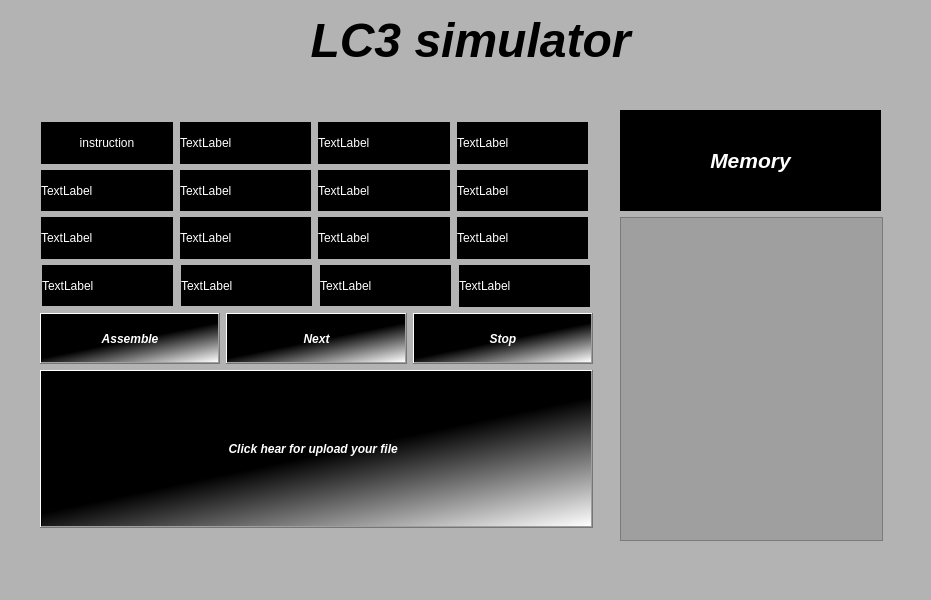
<?xml version="1.0" encoding="UTF-8"?>
<ui version="4.0">
 <class>MainWindow</class>
 <widget class="QMainWindow" name="MainWindow">
  <property name="geometry">
   <rect>
    <x>0</x>
    <y>0</y>
    <width>931</width>
    <height>600</height>
   </rect>
  </property>
  <property name="minimumSize">
   <size>
    <width>931</width>
    <height>600</height>
   </size>
  </property>
  <property name="maximumSize">
   <size>
    <width>931</width>
    <height>600</height>
   </size>
  </property>
  <property name="windowTitle">
   <string>MainWindow</string>
  </property>
  <property name="styleSheet">
   <string notr="true">background-color: rgb(179, 179, 179);</string>
  </property>
  <widget class="QWidget" name="centralwidget">
   <widget class="QLabel" name="label_16">
    <property name="geometry">
     <rect>
      <x>30</x>
      <y>10</y>
      <width>881</width>
      <height>61</height>
     </rect>
    </property>
    <property name="font">
     <font>
      <pointsize>36</pointsize>
      <italic>true</italic>
      <bold>true</bold>
     </font>
    </property>
    <property name="styleSheet">
     <string notr="true">color: rgb(255, 255, 255);
color: rgb(0, 0, 0);</string>
    </property>
    <property name="text">
     <string>LC3 simulator</string>
    </property>
    <property name="alignment">
     <set>Qt::AlignCenter</set>
    </property>
   </widget>
   <widget class="QWidget" name="layoutWidget">
    <property name="geometry">
     <rect>
      <x>620</x>
      <y>110</y>
      <width>263</width>
      <height>431</height>
     </rect>
    </property>
    <layout class="QVBoxLayout" name="verticalLayout_3">
     <item>
      <widget class="QLabel" name="memory_lable">
       <property name="minimumSize">
        <size>
         <width>261</width>
         <height>101</height>
        </size>
       </property>
       <property name="maximumSize">
        <size>
         <width>261</width>
         <height>101</height>
        </size>
       </property>
       <property name="styleSheet">
        <string notr="true">background-color: rgb(0, 0, 0);</string>
       </property>
       <property name="text">
        <string>&lt;html&gt;&lt;head/&gt;&lt;body&gt;&lt;p&gt;&lt;span style=&quot; font-size:16pt; font-weight:700; font-style:italic; color:#ffffff;&quot;&gt;Memory&lt;/span&gt;&lt;/p&gt;&lt;/body&gt;&lt;/html&gt;</string>
       </property>
       <property name="alignment">
        <set>Qt::AlignCenter</set>
       </property>
      </widget>
     </item>
     <item>
      <widget class="QTableWidget" name="memory_table">
       <property name="styleSheet">
        <string notr="true">background-color: rgb(159, 159, 159);
border-color: rgb(0, 0, 0);
border-color: qlineargradient(spread:pad, x1:1, y1:1, x2:1, y2:1, stop:0 rgba(0, 0, 0, 255), stop:1 rgba(255, 255, 255, 255));</string>
       </property>
      </widget>
     </item>
    </layout>
   </widget>
   <widget class="QWidget" name="layoutWidget">
    <property name="geometry">
     <rect>
      <x>40</x>
      <y>122</y>
      <width>553</width>
      <height>406</height>
     </rect>
    </property>
    <property name="minimumSize">
     <size>
      <width>553</width>
      <height>406</height>
     </size>
    </property>
    <property name="maximumSize">
     <size>
      <width>553</width>
      <height>406</height>
     </size>
    </property>
    <layout class="QVBoxLayout" name="verticalLayout">
     <item>
      <layout class="QVBoxLayout" name="verticalLayout_2">
       <item>
        <layout class="QGridLayout" name="gridLayout">
         <item row="1" column="3">
          <widget class="QLabel" name="label_MDR">
           <property name="minimumSize">
            <size>
             <width>131</width>
             <height>41</height>
            </size>
           </property>
           <property name="maximumSize">
            <size>
             <width>131</width>
             <height>41</height>
            </size>
           </property>
           <property name="styleSheet">
            <string notr="true">background-color: rgb(0, 0, 0);
color: rgb(255, 255, 255);</string>
           </property>
           <property name="text">
            <string>TextLabel</string>
           </property>
          </widget>
         </item>
         <item row="2" column="0">
          <widget class="QLabel" name="label_R0">
           <property name="minimumSize">
            <size>
             <width>132</width>
             <height>42</height>
            </size>
           </property>
           <property name="maximumSize">
            <size>
             <width>132</width>
             <height>42</height>
            </size>
           </property>
           <property name="styleSheet">
            <string notr="true">background-color: rgb(0, 0, 0);
color: rgb(255, 255, 255);</string>
           </property>
           <property name="text">
            <string>TextLabel</string>
           </property>
          </widget>
         </item>
         <item row="0" column="3">
          <widget class="QLabel" name="label_P">
           <property name="minimumSize">
            <size>
             <width>131</width>
             <height>42</height>
            </size>
           </property>
           <property name="maximumSize">
            <size>
             <width>131</width>
             <height>42</height>
            </size>
           </property>
           <property name="styleSheet">
            <string notr="true">background-color: rgb(0, 0, 0);
color: rgb(255, 255, 255);</string>
           </property>
           <property name="text">
            <string>TextLabel</string>
           </property>
          </widget>
         </item>
         <item row="2" column="1">
          <widget class="QLabel" name="label_R1">
           <property name="minimumSize">
            <size>
             <width>131</width>
             <height>42</height>
            </size>
           </property>
           <property name="maximumSize">
            <size>
             <width>131</width>
             <height>42</height>
            </size>
           </property>
           <property name="styleSheet">
            <string notr="true">background-color: rgb(0, 0, 0);
color: rgb(255, 255, 255);</string>
           </property>
           <property name="text">
            <string>TextLabel</string>
           </property>
          </widget>
         </item>
         <item row="0" column="1">
          <widget class="QLabel" name="label_N">
           <property name="minimumSize">
            <size>
             <width>131</width>
             <height>42</height>
            </size>
           </property>
           <property name="maximumSize">
            <size>
             <width>131</width>
             <height>42</height>
            </size>
           </property>
           <property name="styleSheet">
            <string notr="true">background-color: rgb(0, 0, 0);
color: rgb(255, 255, 255);</string>
           </property>
           <property name="text">
            <string>TextLabel</string>
           </property>
          </widget>
         </item>
         <item row="2" column="2">
          <widget class="QLabel" name="label_R2">
           <property name="minimumSize">
            <size>
             <width>132</width>
             <height>42</height>
            </size>
           </property>
           <property name="maximumSize">
            <size>
             <width>132</width>
             <height>42</height>
            </size>
           </property>
           <property name="styleSheet">
            <string notr="true">background-color: rgb(0, 0, 0);
color: rgb(255, 255, 255);</string>
           </property>
           <property name="text">
            <string>TextLabel</string>
           </property>
          </widget>
         </item>
         <item row="1" column="2">
          <widget class="QLabel" name="label_MAR">
           <property name="minimumSize">
            <size>
             <width>132</width>
             <height>41</height>
            </size>
           </property>
           <property name="maximumSize">
            <size>
             <width>132</width>
             <height>41</height>
            </size>
           </property>
           <property name="styleSheet">
            <string notr="true">background-color: rgb(0, 0, 0);
color: rgb(255, 255, 255);</string>
           </property>
           <property name="text">
            <string>TextLabel</string>
           </property>
          </widget>
         </item>
         <item row="2" column="3">
          <widget class="QLabel" name="label_R3">
           <property name="minimumSize">
            <size>
             <width>131</width>
             <height>42</height>
            </size>
           </property>
           <property name="maximumSize">
            <size>
             <width>131</width>
             <height>42</height>
            </size>
           </property>
           <property name="styleSheet">
            <string notr="true">background-color: rgb(0, 0, 0);
color: rgb(255, 255, 255);</string>
           </property>
           <property name="text">
            <string>TextLabel</string>
           </property>
          </widget>
         </item>
         <item row="1" column="1">
          <widget class="QLabel" name="label_IR">
           <property name="minimumSize">
            <size>
             <width>131</width>
             <height>41</height>
            </size>
           </property>
           <property name="maximumSize">
            <size>
             <width>131</width>
             <height>41</height>
            </size>
           </property>
           <property name="styleSheet">
            <string notr="true">background-color: rgb(0, 0, 0);
color: rgb(255, 255, 255);</string>
           </property>
           <property name="text">
            <string>TextLabel</string>
           </property>
          </widget>
         </item>
         <item row="0" column="2">
          <widget class="QLabel" name="label_Z">
           <property name="minimumSize">
            <size>
             <width>132</width>
             <height>42</height>
            </size>
           </property>
           <property name="maximumSize">
            <size>
             <width>132</width>
             <height>42</height>
            </size>
           </property>
           <property name="styleSheet">
            <string notr="true">background-color: rgb(0, 0, 0);
color: rgb(255, 255, 255);</string>
           </property>
           <property name="text">
            <string>TextLabel</string>
           </property>
          </widget>
         </item>
         <item row="1" column="0">
          <widget class="QLabel" name="label_Pc">
           <property name="minimumSize">
            <size>
             <width>132</width>
             <height>41</height>
            </size>
           </property>
           <property name="maximumSize">
            <size>
             <width>132</width>
             <height>41</height>
            </size>
           </property>
           <property name="styleSheet">
            <string notr="true">background-color: rgb(0, 0, 0);
color: rgb(255, 255, 255);</string>
           </property>
           <property name="text">
            <string>TextLabel</string>
           </property>
          </widget>
         </item>
         <item row="0" column="0">
          <widget class="QLabel" name="phases_lable">
           <property name="minimumSize">
            <size>
             <width>132</width>
             <height>42</height>
            </size>
           </property>
           <property name="maximumSize">
            <size>
             <width>132</width>
             <height>42</height>
            </size>
           </property>
           <property name="styleSheet">
            <string notr="true">background-color: rgb(0, 0, 0);
color: rgb(255, 255, 255);</string>
           </property>
           <property name="text">
            <string>instruction</string>
           </property>
           <property name="alignment">
            <set>Qt::AlignCenter</set>
           </property>
          </widget>
         </item>
        </layout>
       </item>
       <item>
        <layout class="QHBoxLayout" name="horizontalLayout">
         <item>
          <widget class="QLabel" name="label_R4">
           <property name="minimumSize">
            <size>
             <width>131</width>
             <height>41</height>
            </size>
           </property>
           <property name="maximumSize">
            <size>
             <width>131</width>
             <height>41</height>
            </size>
           </property>
           <property name="styleSheet">
            <string notr="true">background-color: rgb(0, 0, 0);
color: rgb(255, 255, 255);</string>
           </property>
           <property name="text">
            <string>TextLabel</string>
           </property>
          </widget>
         </item>
         <item>
          <widget class="QLabel" name="label_R5">
           <property name="minimumSize">
            <size>
             <width>131</width>
             <height>41</height>
            </size>
           </property>
           <property name="maximumSize">
            <size>
             <width>131</width>
             <height>41</height>
            </size>
           </property>
           <property name="styleSheet">
            <string notr="true">background-color: rgb(0, 0, 0);
color: rgb(255, 255, 255);</string>
           </property>
           <property name="text">
            <string>TextLabel</string>
           </property>
          </widget>
         </item>
         <item>
          <widget class="QLabel" name="label_R6">
           <property name="minimumSize">
            <size>
             <width>131</width>
             <height>41</height>
            </size>
           </property>
           <property name="maximumSize">
            <size>
             <width>131</width>
             <height>41</height>
            </size>
           </property>
           <property name="styleSheet">
            <string notr="true">background-color: rgb(0, 0, 0);
color: rgb(255, 255, 255);</string>
           </property>
           <property name="text">
            <string>TextLabel</string>
           </property>
          </widget>
         </item>
         <item>
          <widget class="QLabel" name="label_R7">
           <property name="minimumSize">
            <size>
             <width>131</width>
             <height>42</height>
            </size>
           </property>
           <property name="maximumSize">
            <size>
             <width>131</width>
             <height>42</height>
            </size>
           </property>
           <property name="styleSheet">
            <string notr="true">background-color: rgb(0, 0, 0);
color: rgb(255, 255, 255);</string>
           </property>
           <property name="text">
            <string>TextLabel</string>
           </property>
          </widget>
         </item>
        </layout>
       </item>
      </layout>
     </item>
     <item>
      <layout class="QHBoxLayout" name="horizontalLayout_3">
       <item>
        <layout class="QHBoxLayout" name="horizontalLayout_2">
         <item>
          <widget class="QPushButton" name="Start_Assemble_PushButton">
           <property name="minimumSize">
            <size>
             <width>131</width>
             <height>51</height>
            </size>
           </property>
           <property name="maximumSize">
            <size>
             <width>500</width>
             <height>51</height>
            </size>
           </property>
           <property name="font">
            <font>
             <italic>true</italic>
             <bold>true</bold>
            </font>
           </property>
           <property name="styleSheet">
            <string notr="true">background-color: rgb(0, 0, 0);
background-color: qlineargradient(spread:pad, x1:0.512, y1:0.352273, x2:1, y2:1, stop:0.173709 rgba(0, 0, 0, 255), stop:1 rgba(255, 255, 255, 255));
color: rgb(255, 255, 255);</string>
           </property>
           <property name="text">
            <string>Assemble</string>
           </property>
          </widget>
         </item>
         <item>
          <widget class="QPushButton" name="Next_PushButto">
           <property name="minimumSize">
            <size>
             <width>131</width>
             <height>51</height>
            </size>
           </property>
           <property name="maximumSize">
            <size>
             <width>500</width>
             <height>51</height>
            </size>
           </property>
           <property name="font">
            <font>
             <italic>true</italic>
             <bold>true</bold>
            </font>
           </property>
           <property name="styleSheet">
            <string notr="true">background-color: rgb(0, 0, 0);
background-color: qlineargradient(spread:pad, x1:0.512, y1:0.352273, x2:1, y2:1, stop:0.173709 rgba(0, 0, 0, 255), stop:1 rgba(255, 255, 255, 255));
color: rgb(255, 255, 255);</string>
           </property>
           <property name="text">
            <string>Next</string>
           </property>
           <property name="autoDefault">
            <bool>false</bool>
           </property>
           <property name="default">
            <bool>false</bool>
           </property>
           <property name="flat">
            <bool>false</bool>
           </property>
          </widget>
         </item>
         <item>
          <widget class="QPushButton" name="StopPushButto">
           <property name="minimumSize">
            <size>
             <width>131</width>
             <height>51</height>
            </size>
           </property>
           <property name="maximumSize">
            <size>
             <width>500</width>
             <height>51</height>
            </size>
           </property>
           <property name="font">
            <font>
             <italic>true</italic>
             <bold>true</bold>
            </font>
           </property>
           <property name="styleSheet">
            <string notr="true">background-color: rgb(0, 0, 0);
background-color: qlineargradient(spread:pad, x1:0.512, y1:0.352273, x2:1, y2:1, stop:0.173709 rgba(0, 0, 0, 255), stop:1 rgba(255, 255, 255, 255));
color: rgb(255, 255, 255);</string>
           </property>
           <property name="text">
            <string>Stop</string>
           </property>
           <property name="autoDefault">
            <bool>false</bool>
           </property>
           <property name="default">
            <bool>false</bool>
           </property>
           <property name="flat">
            <bool>false</bool>
           </property>
          </widget>
         </item>
        </layout>
       </item>
      </layout>
     </item>
     <item>
      <widget class="QPushButton" name="Upload_file_pushButton">
       <property name="minimumSize">
        <size>
         <width>551</width>
         <height>141</height>
        </size>
       </property>
       <property name="maximumSize">
        <size>
         <width>1000</width>
         <height>1000</height>
        </size>
       </property>
       <property name="font">
        <font>
         <italic>true</italic>
         <bold>true</bold>
        </font>
       </property>
       <property name="styleSheet">
        <string notr="true">background-color: rgb(0, 0, 0);
background-color: qlineargradient(spread:pad, x1:0.512, y1:0.352273, x2:1, y2:1, stop:0.173709 rgba(0, 0, 0, 255), stop:1 rgba(255, 255, 255, 255));
color: rgb(255, 255, 255);</string>
       </property>
       <property name="text">
        <string>Click hear for upload your file  </string>
       </property>
      </widget>
     </item>
    </layout>
   </widget>
  </widget>
  <widget class="QMenuBar" name="menubar">
   <property name="geometry">
    <rect>
     <x>0</x>
     <y>0</y>
     <width>931</width>
     <height>25</height>
    </rect>
   </property>
  </widget>
  <widget class="QStatusBar" name="statusbar"/>
 </widget>
 <resources/>
 <connections/>
</ui>
